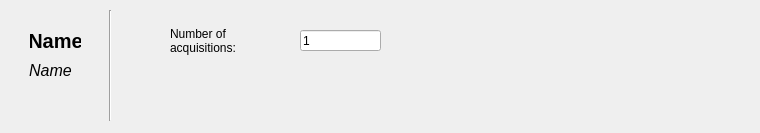
<?xml version="1.0" encoding="UTF-8"?>
<ui version="4.0">
 <class>MainWindow</class>
 <widget class="QMainWindow" name="MainWindow">
  <property name="geometry">
   <rect>
    <x>0</x>
    <y>0</y>
    <width>760</width>
    <height>133</height>
   </rect>
  </property>
  <property name="windowTitle">
   <string>SBND Purity Monitor DAQ</string>
  </property>
  <widget class="QWidget" name="centralwidget">
   <widget class="QLabel" name="_n_acquisitions_label">
    <property name="geometry">
     <rect>
      <x>170</x>
      <y>20</y>
      <width>101</width>
      <height>41</height>
     </rect>
    </property>
    <property name="text">
     <string>Number of
acquisitions:</string>
    </property>
   </widget>
   <widget class="QLabel" name="_name_label">
    <property name="geometry">
     <rect>
      <x>30</x>
      <y>30</y>
      <width>51</width>
      <height>21</height>
     </rect>
    </property>
    <property name="font">
     <font>
      <pointsize>15</pointsize>
      <weight>75</weight>
      <bold>true</bold>
     </font>
    </property>
    <property name="text">
     <string>Name</string>
    </property>
    <property name="alignment">
     <set>Qt::AlignCenter</set>
    </property>
   </widget>
   <widget class="QLabel" name="_description_label">
    <property name="geometry">
     <rect>
      <x>10</x>
      <y>60</y>
      <width>81</width>
      <height>21</height>
     </rect>
    </property>
    <property name="font">
     <font>
      <pointsize>12</pointsize>
      <weight>50</weight>
      <italic>true</italic>
      <bold>false</bold>
     </font>
    </property>
    <property name="text">
     <string>Name</string>
    </property>
    <property name="alignment">
     <set>Qt::AlignCenter</set>
    </property>
   </widget>
   <widget class="Line" name="line">
    <property name="geometry">
     <rect>
      <x>100</x>
      <y>10</y>
      <width>20</width>
      <height>111</height>
     </rect>
    </property>
    <property name="orientation">
     <enum>Qt::Vertical</enum>
    </property>
   </widget>
   <widget class="QLineEdit" name="_n_acquisitions">
    <property name="geometry">
     <rect>
      <x>300</x>
      <y>30</y>
      <width>81</width>
      <height>21</height>
     </rect>
    </property>
    <property name="text">
     <string>1</string>
    </property>
   </widget>
  </widget>
  <action name="actionShow_Logs">
   <property name="text">
    <string>Show Logs</string>
   </property>
  </action>
 </widget>
 <resources/>
 <connections/>
</ui>
